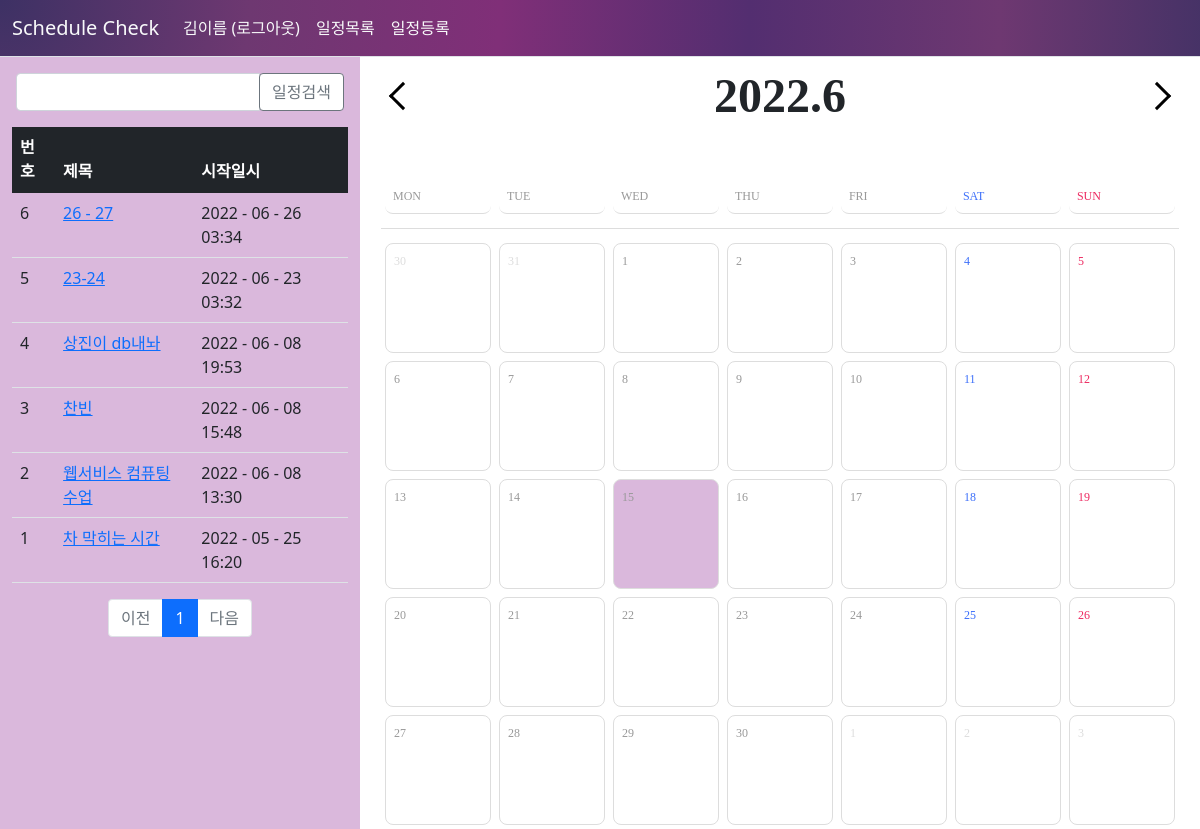
The app's page /schedule/list/ (signed in), older data.
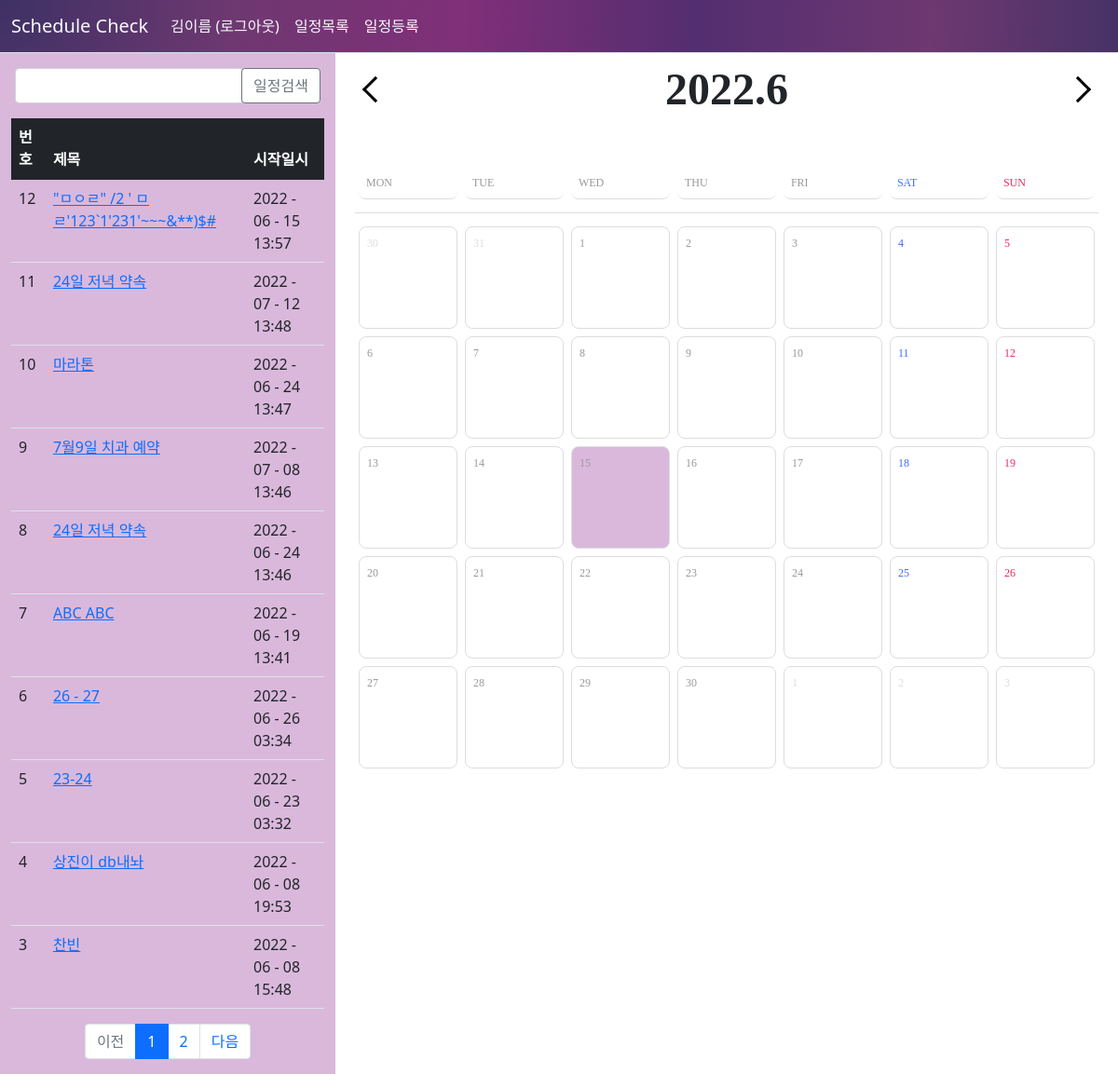
The same page, newer data.
### pybo/models.py (models this page shows)
class Schedule(db.Model):
    id = db.Column(db.Integer, primary_key=True)
    create_date = db.Column(db.DateTime(), nullable=False)
    creator_id = db.Column(db.Integer, db.ForeignKey('user.id', ondelete='CASCADE'), nullable=False)
    creator = db.relationship('User', backref=db.backref('schedule_set'))
    start_date = db.Column(db.DateTime(), nullable=False)
    end_date = db.Column(db.DateTime(), nullable=False)
    subject = db.Column(db.String(200), nullable=False)
    content = db.Column(db.Text(), nullable=False)

### pybo/views/schedule_views.py (the view, shortened to what this page needs)
@bp.route('/list/')
@login_required
def _list():
    page = request.args.get('page', type=int, default=1)
    kw = request.args.get('kw', type=str, default='')
    schedule_list = Schedule.query.order_by(Schedule.create_date.desc())
    schedule_list = schedule_list.paginate(page, per_page=10)
    return render_template('schedule/schedule_list.html', schedule_list=schedule_list, page=page, kw=kw)

### pybo/filter.py (called while the page is built)
def format_datetime(value, fmt='%Y - %m - %d　%H:%M'):
    return value.strftime(fmt)

### pybo/views/auth_views.py (called while the page is built)
@bp.before_app_request
def load_logged_in_user():
    user_id = session.get('user_id')
    if user_id is None:
        g.user = None
    else:
        g.user = User.query.get(user_id)

def login_required(view):
    @functools.wraps(view)
    def wrapped_view(*args, **kwargs):
        if g.user is None:
            _next = request.url if request.method == 'GET' else ''
            return redirect(url_for('auth.login', next=_next))
        return view(*args, **kwargs)
    return wrapped_view

### pybo/templates/schedule/schedule_list.html (shortened to what this page needs)
{% extends 'base.html' %}
{% block content %}
<link rel="stylesheet" href="{{ url_for('static', filename='calender.css') }}">
<div class="container2">
    <aside class="container2__sidebar">
        <div class="justify-content-end my-3 mx-3">
            <div class="col-4 input-group">
                <input type="text" class="form-control kw" value="{{ kw or '' }}">
                <div class="input-group-append">
                    <button class="btn btn-outline-secondary" type="button" id="btn_search" style="background-color:white">일정검색</button>
                </div>
            </div>
        </div>
        <div class="container my-3">
    <table class="table">
        <thead>
        <tr class="table-dark">
            <th>번호</th>
            <th>제목</th>
            <th>시작일시</th>
        </tr>
        </thead>
        <tbody>
        {% if schedule_list %}
        {% for schedule in schedule_list.items %}
        <tr>
            <td>{{ schedule_list.total - ((schedule_list.page-1) * schedule_list.per_page) - loop.index0 }}</td>
            <td>
                <a href="{{ url_for('schedule.detail', schedule_id=schedule.id) }}">{{ schedule.subject }}</a>
            </td>
            <td>{{ schedule.start_date|datetime }}</td>
        </tr>
        {% endfor %}
        {% else %}
        <tr>
            <td colspan="3">일정이 없습니다.</td>
        </tr>
        {% endif %}
        </tbody>
    </table>
    <ul class="pagination justify-content-center">
        {% if schedule_list.has_prev %}
        <li class="page-item">
            <a class="page-link" href="?page={{ schedule_list.prev_num }}">이전</a>
        </li>
        {% else %}
        <li class="page-item disabled">
            <a class="page-link" tabindex="-1" aria-disabled="true" href="javascript:void(0)">이전</a>
        </li>
        {% endif %}
        {% for page_num in schedule_list.iter_pages() %}
        {% if page_num %}
        {% if page_num != schedule_list.page %}
        <li class="page-item">
            <a class="page-link" href="?page={{ page_num }}">{{ page_num }}</a>
        </li>
        {% else %}
        <li class="page-item active" aria-current="page">
            <a class="page-link" href="javascript:void(0)">{{ page_num }}</a>
        </li>
        {% endif %}
        {% else %}
        <li class="disabled">
            <a class="page-link" href="javascript:void(0)">...</a>
        </li>
        {% endif %}
        {% endfor %}
        {% if schedule_list.has_next %}
        <li class="page-item">
            <a class="page-link" href="?page={{ schedule_list.next_num }}">다음</a>
        </li>
        {% else %}
        <li class="page-item disabled">
            <a class="page-link" tabindex="-1" aria-disabled="true" href="javascript:void(0)">다음</a>
        </li>
        {% endif %}
    </ul>
</div>
    </aside>
    <main class="container2__main">
        <div class="sec_cal">
          <div class="cal_nav">
            <a href="javascript:;" class="nav-btn go-prev">prev</a>
            <div class="year-month"></div>
            <a href="javascript:;" class="nav-btn go-next">next</a>
          </div>
          <div class="cal_wrap">
            <div class="days">
              <div class="day">MON</div>
              <div class="day">TUE</div>
              <div class="day">WED</div>
              <div class="day">THU</div>
              <div class="day">FRI</div>
              <div class="day">SAT</div>
              <div class="day">SUN</div>
            </div>
            <div class="dates"></div>
          </div>
        </div>
    </main>
</div>
{% endblock %}

Row changes from the older to the newer data that the page shows:
no longer on this page (row unchanged): Schedule: total "2", subject "웹서비스 컴퓨팅 수업", start_date "2022 - 06 - 08 13:30"
no longer on this page (row unchanged): Schedule: total "1", subject "차 막히는 시간", start_date "2022 - 05 - 25 16:20"
added Schedule: total "12", subject "\"ㅁㅇㄹ\" /2 ' ㅁㄹ'123`1'231'~~~&**)$#", start_date "2022 - 06 - 15 13:57"
added Schedule: total "11", subject "24일 저녁 약속", start_date "2022 - 07 - 12 13:48"
added Schedule: total "10", subject "마라톤", start_date "2022 - 06 - 24 13:47"
added Schedule: total "9", subject "7월9일 치과 예약", start_date "2022 - 07 - 08 13:46"
added Schedule: total "8", subject "24일 저녁 약속", start_date "2022 - 06 - 24 13:46"
added Schedule: total "7", subject "ABC ABC", start_date "2022 - 06 - 19 13:41"
Text that changed along with them:
new list line: "2"
